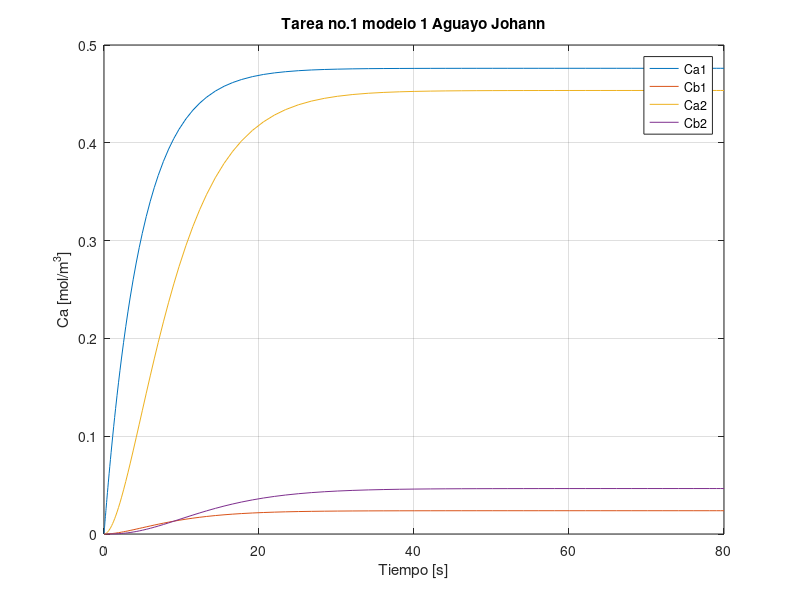

This chart was generated by the following MATLAB code:
%Tarea 1 modelo 1 control de procesos
%Reactores en serie con mismo volumen y flujo ctte
function Reactor_en_serie_1
clear
clc
[T,y]=ode45(@modelo_1,[0,80],[0,0,0,0]);
y(:,3)
%datos
plot(T,y)
title("Tarea no.1 modelo 1 Aguayo Johann")
ylabel("Ca [mol/m^3]"),xlabel("Tiempo [s]");
grid
legend("Ca1","Cb1","Ca2","Cb2")

end
function dydT=modelo_1(T,y)
%datos
Ca1 = y(1);
Cb1 = y(2);
Ca2 = y(3);
Cb2 = y(4);
F = 0.008; %m^3/s
v = 0.04; %m^3
k = 0.01; %1/s
Cao = 0.5; %mol/m^3

%Ecuacion de diseño CSTR
dydT(1)=((F*Cao)/v)-((F*Ca1)/v)-(k*Ca1);
dydT(2)=(k*Ca1)-((F*Cb1)/v);
dydT(3)=((F*Ca1)/v)-((F*Ca2)/v)-(k*Ca2);
dydT(4)=(k*Ca2)+((F*Cb1)/v)-((F*Cb2)/v);

dydT=dydT';
end